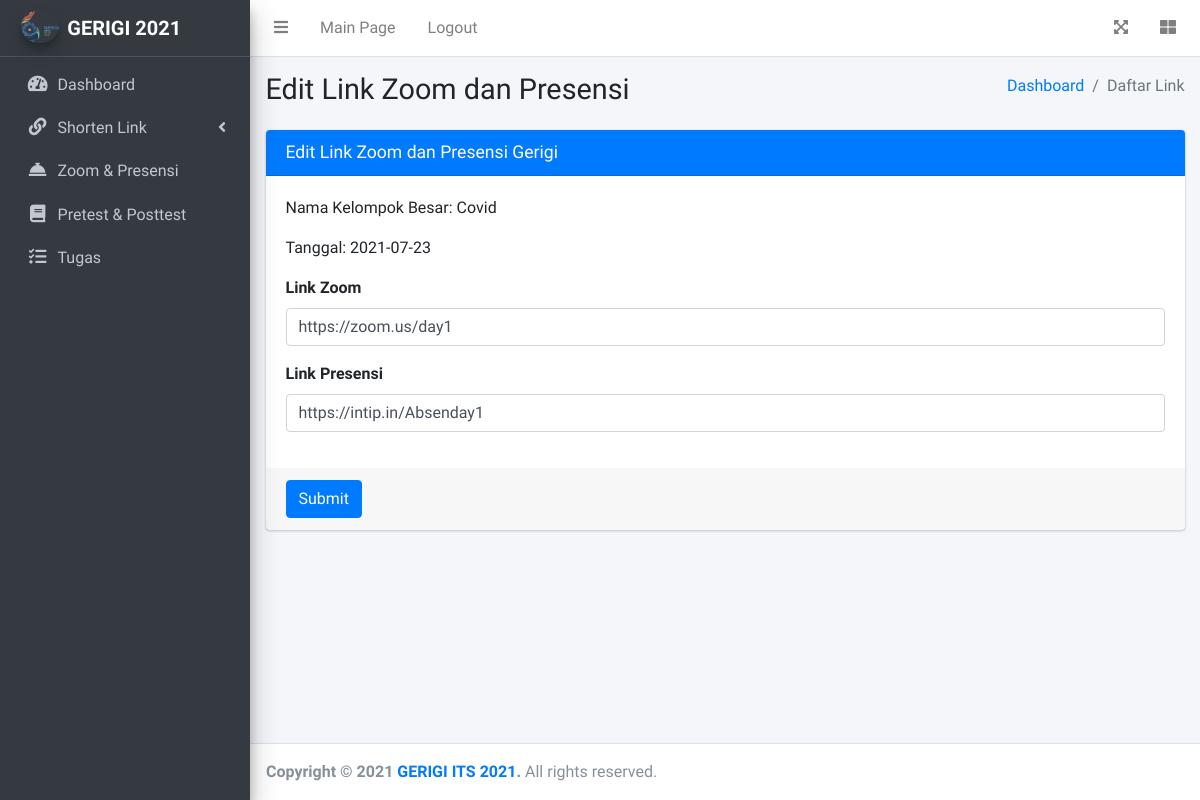
/index.php/admin/editLink/1, run on the app's committed database.
### tables this page shows
CREATE TABLE `link` (
  `id` int(11) NOT NULL,
  `id_kls_bsr` int(11) NOT NULL,
  `dateUse` date NOT NULL,
  `dateCreate` date NOT NULL,
  `link_zoom` varchar(256) NOT NULL,
  `link_presensi` varchar(256) NOT NULL
);

CREATE TABLE `tbkelbesar` (
  `idKelBesar` int(11) NOT NULL,
  `namaKelBesar` varchar(100) NOT NULL,
  `namaPicKelBesar` varchar(100) NOT NULL,
  `cpPicKelBesar` varchar(100) NOT NULL,
  `dateCreate` datetime NOT NULL
);

### application/controllers/Admin.php (called while the page is built, shortened)
<?php
class Admin extends CI_Controller
{
	public function __construct()
	{
		$this->load->model('ModelAdmin');
	}
	public function editLink($id = "")
	{
		if ($id < 1 || $id == NULL){
			$this->session->set_flashdata('failed_editLink', 'Edit Link Gagal!');
			redirect ('Admin/link');
		}
		else {
			$data = [
				'title'			=> 'Edit Link',
				'lists'			=> $this->ModelAdmin->getEditLink($id)
			];
			$this->load->view('Adminpage/Templates/header', $data);
			$this->load->view('Adminpage/Templates/navbar');
			$this->load->view('Adminpage/Templates/sidebar', $data);
			$this->load->view('Adminpage/edit_link');
			$this->load->view('Adminpage/Templates/footer');
		}
	}
}

### index.php (called while the page is built, shortened)
<?php
require_once BASEPATH.'core/CodeIgniter.php';

### application/models/ModelAdmin.php (called while the page is built, shortened)
<?php
class ModelAdmin extends CI_Model
{
	function getEditLink($id)
	{
		$this->db->select('link.id, link.link_zoom, link.link_presensi, link.id_kls_bsr, link.dateUse, tbkelbesar.namaKelBesar');
		$this->db->from('link');
		$this->db->join('tbkelbesar', 'tbkelbesar.idKelBesar = link.id_kls_bsr');
		$this->db->where('link.id', $id);
		return $this->db->get()->row_array();
	}
}

### application/views/Adminpage/edit_link.php (the view, shortened to what this page needs)
<div class="content-wrapper">
  <div class="content-header">
    <div class="container-fluid">
      <div class="row mb-2">
        <div class="col-sm-6">
          <h1 class="m-0">Edit Link Zoom dan Presensi</h1>
        </div>
        <div class="col-sm-6">
          <ol class="breadcrumb float-sm-right">
            <li class="breadcrumb-item"><a href="<?= base_url('Admin'); ?>">Dashboard</a></li>
            <li class="breadcrumb-item active">Daftar Link</li>
          </ol>
        </div>
      </div>
    </div>
  </div>
  <div class="content">
    <div class="container-fluid">
      <div class="card card-primary">
        <div class="card-header">
          <h3 class="card-title">Edit Link Zoom dan Presensi Gerigi</h3>
        </div>
      <form action="../setLink" method="POST">
        <div class="card-body">
          <p>Nama Kelompok Besar: <?php echo $lists['namaKelBesar'];?></p>
          <p>Tanggal: <?php echo $lists['dateUse'];?></p>
          <div class="form-group">
            <label for="exampleInputEmail1">Link Zoom</label>
            <input type="text" class="form-control" id="link_zoom" name="link_zoom" value="<?php echo $lists['link_zoom']?>">
          </div>
          <div class="form-group">
            <label for="exampleInputPassword1">Link Presensi</label>
            <input type="text" class="form-control" id="link_presensi" name="link_presensi" value="<?php echo $lists['link_presensi']?>">
          </div>
        </div>
        <div class="card-footer">
          <button type="submit" class="btn btn-primary">Submit</button>
        </div>
        </form>
      </div>
    </div>
  </div>
</div>

### data on the page
link: tbkelbesar.namaKelBesar "Covid", dateUse "2021-07-23", link_zoom "https://zoom.us/day1", link_presensi "https://intip.in/Absenday1"
